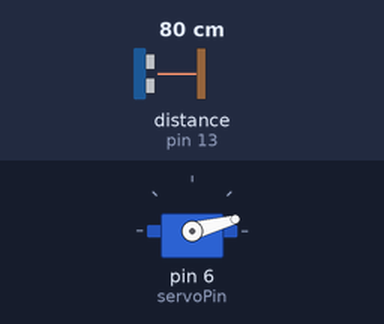
A sketch run on a simulated Arduino Uno, built with avr-gcc and run on an emulated ATmega328P. Shown: servo. Wiring (inferred from the names in the program): ultrasonic range finder: trigger pin 12; echo pin 13. Inputs (shaded band) come from the test bench; at power-on: distance to the obstacle (sensor on pin 13) 80 cm. The echo pulse lasts 58.3 µs per cm.

Above: at 0.01 s.
1.3 s: distance to the obstacle (sensor on pin 13) set to 2 cm
At 1.8 s:
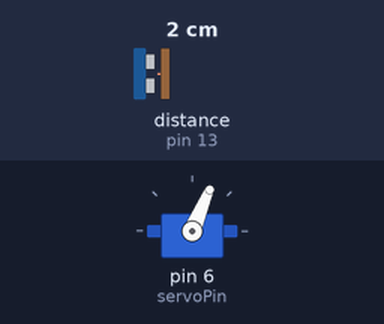
4.3 s: distance to the obstacle (sensor on pin 13) set to 120 cm
At 4.95 s:
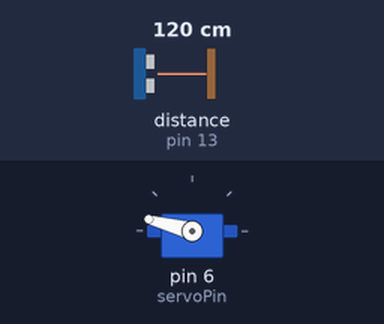
7.3 s: distance to the obstacle (sensor on pin 13) set to 4 cm
10.3 s: distance to the obstacle (sensor on pin 13) set to 250 cm
At 10.55 s:
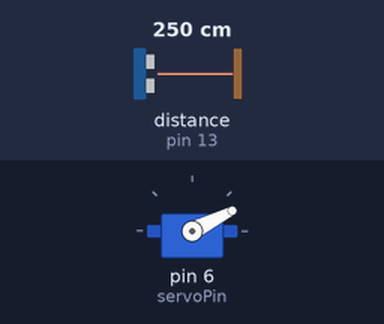
Timing chart, 0 to 14.3 s (numbered marks = the images above; inputs shaded):
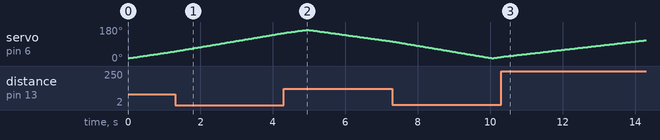

The sketch:

sonar.ino
```cpp
#include <Servo.h>

// Define pins for the Ultrasonic Sensor and Servo Motor
const int trigPin = 12;
const int echoPin = 13;
const int servoPin = 6;

// Variables for duration and distance
unsigned long duration;
int distance;

Servo myServo; // Create a servo object to control the servo motor

void setup() {
  // Set the trigPin as OUTPUT and the echoPin as INPUT
  pinMode(trigPin, OUTPUT);
  pinMode(echoPin, INPUT);
  // Serial.begin(9600);
  myServo.attach(servoPin); // Attach the servo on servoPin to the servo object
}

void loop() {
  // Rotate the Servo Motor from 15 to 165 degrees
  for (int angle = 15; angle <= 165; angle++) {
    myServo.write(angle);
    delay(30);
    distance = calculateDistance(); // Calculate the distance at each degree

    // Send the current angle and distance to the Serial Port
    Serial.print(angle);
    Serial.print(",");
    Serial.print(distance);
    Serial.print(".");
  }

  // Rotate the Servo Motor from 165 to 15 degrees
  for (int angle = 165; angle >= 15; angle--) {
    myServo.write(angle);
    delay(30);
    distance = calculateDistance();

    // Send the current angle and distance to the Serial Port
    Serial.print(angle);
    Serial.print(",");
    Serial.print(distance);
    Serial.print(".");
  }
}

// Function to calculate the distance measured by the Ultrasonic sensor
int calculateDistance() {
  // Clear the trigPin
  digitalWrite(trigPin, LOW);
  delayMicroseconds(2);

  // Set the trigPin HIGH for 10 microseconds
  digitalWrite(trigPin, HIGH);
  delayMicroseconds(10);
  digitalWrite(trigPin, LOW);

  // Read the echoPin, returns the sound wave travel time in microseconds
  duration = pulseIn(echoPin, HIGH);

  // Calculate the distance (speed of sound is 34300 cm/s)
  distance = duration * 0.034 / 2; // Speed of sound wave divided by 2 (go and back)
  return distance;
}
```
